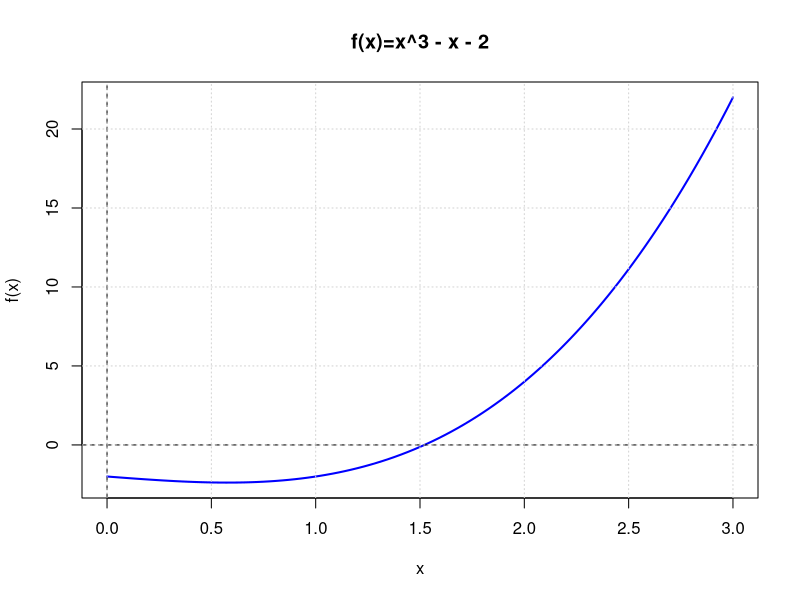

The R source for this figure:
f <- function(x) x^3 - x - 2
f_prime <- function(x) 3*x^2 - 1
tol <- 1e-6
max_iter <- 100

curve(f, from=0, to=3, col="blue", lwd=2, main="f(x)=x^3 - x - 2")
abline(h=0, v=0, lty=2); grid()

a <- 1; b <- 2
cat("\n--- BISECTION ---\n")
for(i in 1:max_iter){
  c <- (a+b)/2
  cat(sprintf("Iter %d: a=%.6f b=%.6f c=%.6f f(c)=%.6f\n", i, a, b, c, f(c)))
  if(f(c)==0 || (b-a)/2 < tol) break
  if(f(a)*f(c) < 0) b <- c else a <- c
}
cat(sprintf("Akar Bisection: %.8f, Iterasi: %d\n", c, i))

x <- 1.5
cat("\n--- NEWTON-RAPHSON ---\n")
for(i in 1:max_iter){
  x_new <- x - f(x)/f_prime(x)
  cat(sprintf("Iter %d: x=%.8f f(x)=%.8f\n", i, x_new, f(x_new)))
  if(abs(x_new - x) < tol) break
  x <- x_new
}
cat(sprintf("Akar Newton: %.8f, Iterasi: %d\n", x_new, i))

x0 <- 1; x1 <- 2
cat("\n--- SECANT ---\n")
for(i in 1:max_iter){
  x2 <- x1 - f(x1)*(x1-x0)/(f(x1)-f(x0))
  cat(sprintf("Iter %d: x=%.8f f(x)=%.8f\n", i, x2, f(x2)))
  if(abs(x2 - x1) < tol) break
  x0 <- x1; x1 <- x2
}
cat(sprintf("Akar Secant: %.8f, Iterasi: %d\n", x2, i))
